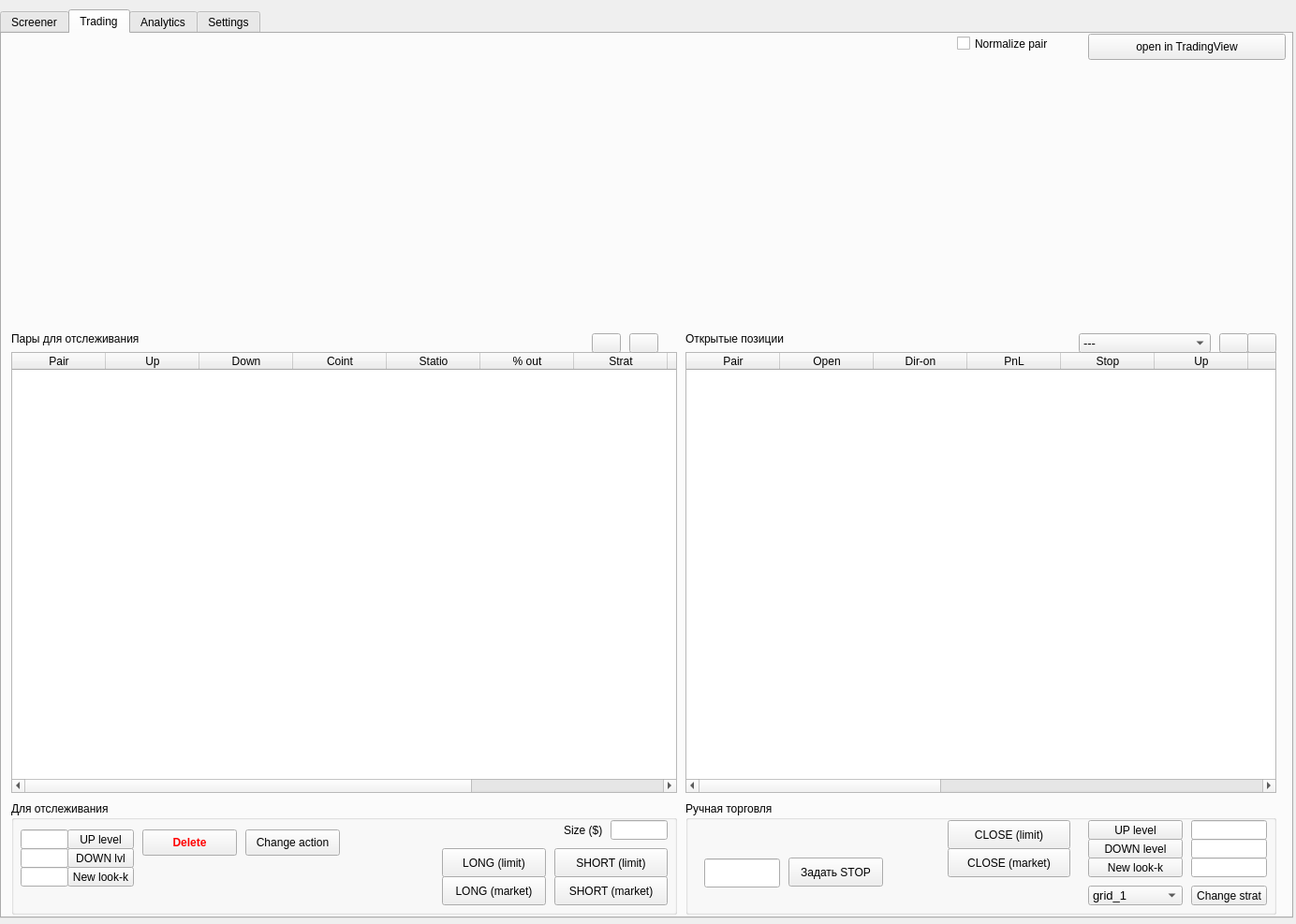
<?xml version="1.0" encoding="UTF-8"?>
<ui version="4.0">
 <class>PairsTradingTerminal</class>
 <widget class="QMainWindow" name="PairsTradingTerminal">
  <property name="geometry">
   <rect>
    <x>0</x>
    <y>0</y>
    <width>1384</width>
    <height>987</height>
   </rect>
  </property>
  <property name="windowTitle">
   <string>Pairs Trading Terminal</string>
  </property>
  <property name="windowIcon">
   <iconset>
    <normaloff>../../../Downloads/icons8-cryptocurrency-48.png</normaloff>../../../Downloads/icons8-cryptocurrency-48.png</iconset>
  </property>
  <widget class="QWidget" name="centralwidget">
   <widget class="QTabWidget" name="tabWidget">
    <property name="geometry">
     <rect>
      <x>0</x>
      <y>10</y>
      <width>1381</width>
      <height>971</height>
     </rect>
    </property>
    <property name="layoutDirection">
     <enum>Qt::LeftToRight</enum>
    </property>
    <property name="tabPosition">
     <enum>QTabWidget::North</enum>
    </property>
    <property name="tabShape">
     <enum>QTabWidget::Rounded</enum>
    </property>
    <property name="currentIndex">
     <number>1</number>
    </property>
    <property name="elideMode">
     <enum>Qt::ElideNone</enum>
    </property>
    <property name="tabsClosable">
     <bool>false</bool>
    </property>
    <property name="movable">
     <bool>false</bool>
    </property>
    <property name="tabBarAutoHide">
     <bool>false</bool>
    </property>
    <widget class="QWidget" name="screen">
     <property name="contextMenuPolicy">
      <enum>Qt::PreventContextMenu</enum>
     </property>
     <attribute name="title">
      <string>Screener</string>
     </attribute>
     <widget class="QLabel" name="label_2">
      <property name="geometry">
       <rect>
        <x>10</x>
        <y>0</y>
        <width>111</width>
        <height>31</height>
       </rect>
      </property>
      <property name="text">
       <string>Отобранные пары</string>
      </property>
     </widget>
     <widget class="QTableWidget" name="tableScreen">
      <property name="geometry">
       <rect>
        <x>10</x>
        <y>30</y>
        <width>361</width>
        <height>741</height>
       </rect>
      </property>
      <property name="minimumSize">
       <size>
        <width>0</width>
        <height>0</height>
       </size>
      </property>
      <column>
       <property name="text">
        <string>Pair</string>
       </property>
      </column>
      <column>
       <property name="text">
        <string>Cointegr</string>
       </property>
      </column>
      <column>
       <property name="text">
        <string>Stats</string>
       </property>
      </column>
      <column>
       <property name="text">
        <string>Exchange</string>
       </property>
      </column>
     </widget>
     <widget class="QLabel" name="textGraphPair">
      <property name="geometry">
       <rect>
        <x>380</x>
        <y>0</y>
        <width>331</width>
        <height>31</height>
       </rect>
      </property>
      <property name="text">
       <string/>
      </property>
     </widget>
     <widget class="PlotWidget" name="scrPlot_5m" native="true">
      <property name="geometry">
       <rect>
        <x>380</x>
        <y>30</y>
        <width>991</width>
        <height>341</height>
       </rect>
      </property>
     </widget>
     <widget class="QGroupBox" name="groupBox_2">
      <property name="geometry">
       <rect>
        <x>390</x>
        <y>780</y>
        <width>761</width>
        <height>131</height>
       </rect>
      </property>
      <property name="sizePolicy">
       <sizepolicy hsizetype="Expanding" vsizetype="Expanding">
        <horstretch>0</horstretch>
        <verstretch>0</verstretch>
       </sizepolicy>
      </property>
      <property name="title">
       <string>Задать стратегию</string>
      </property>
      <widget class="QComboBox" name="strategyList">
       <property name="geometry">
        <rect>
         <x>20</x>
         <y>30</y>
         <width>171</width>
         <height>31</height>
        </rect>
       </property>
       <property name="font">
        <font>
         <pointsize>10</pointsize>
        </font>
       </property>
       <item>
        <property name="text">
         <string>grid_1</string>
        </property>
       </item>
       <item>
        <property name="text">
         <string>pp_supertrend</string>
        </property>
       </item>
       <item>
        <property name="text">
         <string>bb3_atr</string>
        </property>
       </item>
       <item>
        <property name="text">
         <string>st_dev</string>
        </property>
       </item>
       <item>
        <property name="text">
         <string>bb2</string>
        </property>
       </item>
       <item>
        <property name="text">
         <string>manual</string>
        </property>
       </item>
       <item>
        <property name="text">
         <string>zscore</string>
        </property>
       </item>
      </widget>
      <widget class="QPushButton" name="setConfirm">
       <property name="geometry">
        <rect>
         <x>20</x>
         <y>80</y>
         <width>171</width>
         <height>31</height>
        </rect>
       </property>
       <property name="sizePolicy">
        <sizepolicy hsizetype="Expanding" vsizetype="Fixed">
         <horstretch>0</horstretch>
         <verstretch>0</verstretch>
        </sizepolicy>
       </property>
       <property name="palette">
        <palette>
         <active>
          <colorrole role="Button">
           <brush brushstyle="SolidPattern">
            <color alpha="255">
             <red>184</red>
             <green>184</green>
             <blue>184</blue>
            </color>
           </brush>
          </colorrole>
         </active>
         <inactive>
          <colorrole role="Button">
           <brush brushstyle="SolidPattern">
            <color alpha="255">
             <red>184</red>
             <green>184</green>
             <blue>184</blue>
            </color>
           </brush>
          </colorrole>
         </inactive>
         <disabled>
          <colorrole role="Button">
           <brush brushstyle="SolidPattern">
            <color alpha="255">
             <red>184</red>
             <green>184</green>
             <blue>184</blue>
            </color>
           </brush>
          </colorrole>
         </disabled>
        </palette>
       </property>
       <property name="font">
        <font>
         <pointsize>10</pointsize>
         <weight>75</weight>
         <bold>true</bold>
        </font>
       </property>
       <property name="text">
        <string>Set strategy</string>
       </property>
      </widget>
      <widget class="QLabel" name="textLevelUp">
       <property name="geometry">
        <rect>
         <x>570</x>
         <y>40</y>
         <width>81</width>
         <height>21</height>
        </rect>
       </property>
       <property name="font">
        <font>
         <pointsize>10</pointsize>
        </font>
       </property>
       <property name="text">
        <string>Level UP</string>
       </property>
      </widget>
      <widget class="QLabel" name="textLevelDown">
       <property name="geometry">
        <rect>
         <x>570</x>
         <y>80</y>
         <width>101</width>
         <height>21</height>
        </rect>
       </property>
       <property name="font">
        <font>
         <pointsize>10</pointsize>
        </font>
       </property>
       <property name="text">
        <string>Level DOWN</string>
       </property>
      </widget>
      <widget class="QLabel" name="textLookback">
       <property name="geometry">
        <rect>
         <x>390</x>
         <y>40</y>
         <width>81</width>
         <height>21</height>
        </rect>
       </property>
       <property name="font">
        <font>
         <pointsize>10</pointsize>
        </font>
       </property>
       <property name="text">
        <string>Lookback</string>
       </property>
      </widget>
      <widget class="QLabel" name="textStop">
       <property name="geometry">
        <rect>
         <x>390</x>
         <y>80</y>
         <width>51</width>
         <height>21</height>
        </rect>
       </property>
       <property name="font">
        <font>
         <pointsize>10</pointsize>
        </font>
       </property>
       <property name="text">
        <string>Stop</string>
       </property>
      </widget>
      <widget class="QLineEdit" name="setLvlUp">
       <property name="geometry">
        <rect>
         <x>670</x>
         <y>40</y>
         <width>81</width>
         <height>31</height>
        </rect>
       </property>
      </widget>
      <widget class="QLineEdit" name="setLvlDown">
       <property name="geometry">
        <rect>
         <x>670</x>
         <y>80</y>
         <width>81</width>
         <height>31</height>
        </rect>
       </property>
      </widget>
      <widget class="QLineEdit" name="setLookback">
       <property name="geometry">
        <rect>
         <x>480</x>
         <y>40</y>
         <width>81</width>
         <height>31</height>
        </rect>
       </property>
      </widget>
      <widget class="QLineEdit" name="setStopLoss">
       <property name="geometry">
        <rect>
         <x>480</x>
         <y>80</y>
         <width>81</width>
         <height>31</height>
        </rect>
       </property>
      </widget>
      <widget class="QRadioButton" name="radioButton">
       <property name="geometry">
        <rect>
         <x>210</x>
         <y>60</y>
         <width>121</width>
         <height>20</height>
        </rect>
       </property>
       <property name="text">
        <string>Просигналить</string>
       </property>
      </widget>
      <widget class="QRadioButton" name="radioButton_2">
       <property name="geometry">
        <rect>
         <x>210</x>
         <y>80</y>
         <width>95</width>
         <height>20</height>
        </rect>
       </property>
       <property name="text">
        <string>Торговать</string>
       </property>
      </widget>
      <widget class="QLabel" name="label_7">
       <property name="geometry">
        <rect>
         <x>200</x>
         <y>30</y>
         <width>151</width>
         <height>31</height>
        </rect>
       </property>
       <property name="text">
        <string>Дейстивие по событию</string>
       </property>
      </widget>
     </widget>
     <widget class="QPushButton" name="openInTV">
      <property name="geometry">
       <rect>
        <x>1152</x>
        <y>0</y>
        <width>211</width>
        <height>28</height>
       </rect>
      </property>
      <property name="text">
       <string>open in TradingView</string>
      </property>
     </widget>
     <widget class="QPushButton" name="updRowScrnButton">
      <property name="geometry">
       <rect>
        <x>340</x>
        <y>10</y>
        <width>31</width>
        <height>21</height>
       </rect>
      </property>
      <property name="text">
       <string/>
      </property>
      <property name="icon">
       <iconset>
        <normaloff>../../../Downloads/icons8-refresh-48.png</normaloff>../../../Downloads/icons8-refresh-48.png</iconset>
      </property>
     </widget>
     <widget class="PlotWidget" name="scrPlot_2" native="true">
      <property name="geometry">
       <rect>
        <x>380</x>
        <y>390</y>
        <width>991</width>
        <height>361</height>
       </rect>
      </property>
     </widget>
     <widget class="QGroupBox" name="groupBox_4">
      <property name="geometry">
       <rect>
        <x>10</x>
        <y>780</y>
        <width>141</width>
        <height>111</height>
       </rect>
      </property>
      <property name="title">
       <string>Show results</string>
      </property>
      <widget class="QRadioButton" name="radioScreen">
       <property name="geometry">
        <rect>
         <x>20</x>
         <y>20</y>
         <width>96</width>
         <height>16</height>
        </rect>
       </property>
       <property name="text">
        <string>Raw results</string>
       </property>
      </widget>
      <widget class="QRadioButton" name="radioScreen_2">
       <property name="geometry">
        <rect>
         <x>20</x>
         <y>40</y>
         <width>96</width>
         <height>20</height>
        </rect>
       </property>
       <property name="text">
        <string>Hard results</string>
       </property>
      </widget>
      <widget class="QRadioButton" name="radioScreen_3">
       <property name="geometry">
        <rect>
         <x>20</x>
         <y>60</y>
         <width>96</width>
         <height>20</height>
        </rect>
       </property>
       <property name="text">
        <string>Touch BB</string>
       </property>
      </widget>
      <widget class="QRadioButton" name="radioScreen_4">
       <property name="geometry">
        <rect>
         <x>20</x>
         <y>80</y>
         <width>96</width>
         <height>20</height>
        </rect>
       </property>
       <property name="text">
        <string>BB3_atr</string>
       </property>
      </widget>
     </widget>
     <widget class="QLabel" name="textCoin1">
      <property name="geometry">
       <rect>
        <x>160</x>
        <y>790</y>
        <width>211</width>
        <height>21</height>
       </rect>
      </property>
      <property name="text">
       <string/>
      </property>
     </widget>
     <widget class="QLabel" name="textCoin2">
      <property name="geometry">
       <rect>
        <x>160</x>
        <y>820</y>
        <width>211</width>
        <height>21</height>
       </rect>
      </property>
      <property name="text">
       <string/>
      </property>
     </widget>
     <widget class="QCheckBox" name="screenNormalize">
      <property name="geometry">
       <rect>
        <x>1000</x>
        <y>0</y>
        <width>131</width>
        <height>21</height>
       </rect>
      </property>
      <property name="text">
       <string>Normalize pair</string>
      </property>
     </widget>
    </widget>
    <widget class="QWidget" name="trade">
     <attribute name="title">
      <string>Trading</string>
     </attribute>
     <widget class="QLabel" name="label_3">
      <property name="geometry">
       <rect>
        <x>730</x>
        <y>310</y>
        <width>331</width>
        <height>31</height>
       </rect>
      </property>
      <property name="text">
       <string>Открытые позиции</string>
      </property>
     </widget>
     <widget class="QLabel" name="label_4">
      <property name="geometry">
       <rect>
        <x>10</x>
        <y>310</y>
        <width>331</width>
        <height>31</height>
       </rect>
      </property>
      <property name="text">
       <string>Пары для отслеживания</string>
      </property>
     </widget>
     <widget class="QGroupBox" name="groupBox">
      <property name="geometry">
       <rect>
        <x>730</x>
        <y>820</y>
        <width>631</width>
        <height>121</height>
       </rect>
      </property>
      <property name="sizePolicy">
       <sizepolicy hsizetype="Expanding" vsizetype="Preferred">
        <horstretch>0</horstretch>
        <verstretch>0</verstretch>
       </sizepolicy>
      </property>
      <property name="font">
       <font>
        <weight>50</weight>
        <bold>false</bold>
       </font>
      </property>
      <property name="title">
       <string>Ручная торговля</string>
      </property>
      <widget class="QPushButton" name="stopButton">
       <property name="geometry">
        <rect>
         <x>110</x>
         <y>60</y>
         <width>101</width>
         <height>31</height>
        </rect>
       </property>
       <property name="sizePolicy">
        <sizepolicy hsizetype="Expanding" vsizetype="Fixed">
         <horstretch>0</horstretch>
         <verstretch>0</verstretch>
        </sizepolicy>
       </property>
       <property name="text">
        <string>Задать STOP</string>
       </property>
      </widget>
      <widget class="QPushButton" name="ButtonCloseLim">
       <property name="geometry">
        <rect>
         <x>280</x>
         <y>20</y>
         <width>131</width>
         <height>31</height>
        </rect>
       </property>
       <property name="sizePolicy">
        <sizepolicy hsizetype="Expanding" vsizetype="Fixed">
         <horstretch>0</horstretch>
         <verstretch>0</verstretch>
        </sizepolicy>
       </property>
       <property name="text">
        <string>CLOSE (limit)</string>
       </property>
      </widget>
      <widget class="QLabel" name="textPairTrade">
       <property name="geometry">
        <rect>
         <x>20</x>
         <y>20</y>
         <width>221</width>
         <height>31</height>
        </rect>
       </property>
       <property name="font">
        <font>
         <pointsize>9</pointsize>
         <weight>75</weight>
         <bold>true</bold>
        </font>
       </property>
       <property name="text">
        <string/>
       </property>
      </widget>
      <widget class="QLineEdit" name="stopLoss">
       <property name="geometry">
        <rect>
         <x>20</x>
         <y>61</y>
         <width>81</width>
         <height>31</height>
        </rect>
       </property>
      </widget>
      <widget class="QLineEdit" name="upLevel">
       <property name="geometry">
        <rect>
         <x>540</x>
         <y>20</y>
         <width>81</width>
         <height>21</height>
        </rect>
       </property>
      </widget>
      <widget class="QPushButton" name="downButton">
       <property name="geometry">
        <rect>
         <x>430</x>
         <y>40</y>
         <width>101</width>
         <height>21</height>
        </rect>
       </property>
       <property name="sizePolicy">
        <sizepolicy hsizetype="Expanding" vsizetype="Fixed">
         <horstretch>0</horstretch>
         <verstretch>0</verstretch>
        </sizepolicy>
       </property>
       <property name="text">
        <string>DOWN level</string>
       </property>
      </widget>
      <widget class="QLineEdit" name="downLevel">
       <property name="geometry">
        <rect>
         <x>540</x>
         <y>40</y>
         <width>81</width>
         <height>21</height>
        </rect>
       </property>
      </widget>
      <widget class="QPushButton" name="upButton">
       <property name="geometry">
        <rect>
         <x>430</x>
         <y>20</y>
         <width>101</width>
         <height>21</height>
        </rect>
       </property>
       <property name="sizePolicy">
        <sizepolicy hsizetype="Expanding" vsizetype="Fixed">
         <horstretch>0</horstretch>
         <verstretch>0</verstretch>
        </sizepolicy>
       </property>
       <property name="text">
        <string>UP level</string>
       </property>
      </widget>
      <widget class="QPushButton" name="ButtonCloseMar">
       <property name="geometry">
        <rect>
         <x>280</x>
         <y>50</y>
         <width>131</width>
         <height>31</height>
        </rect>
       </property>
       <property name="sizePolicy">
        <sizepolicy hsizetype="Expanding" vsizetype="Fixed">
         <horstretch>0</horstretch>
         <verstretch>0</verstretch>
        </sizepolicy>
       </property>
       <property name="text">
        <string>CLOSE (market)</string>
       </property>
      </widget>
      <widget class="QLabel" name="textDrawdown">
       <property name="geometry">
        <rect>
         <x>20</x>
         <y>90</y>
         <width>241</width>
         <height>21</height>
        </rect>
       </property>
       <property name="font">
        <font>
         <weight>75</weight>
         <bold>true</bold>
        </font>
       </property>
       <property name="text">
        <string/>
       </property>
      </widget>
      <widget class="QPushButton" name="ChangeStratBtn">
       <property name="geometry">
        <rect>
         <x>540</x>
         <y>90</y>
         <width>81</width>
         <height>21</height>
        </rect>
       </property>
       <property name="text">
        <string>Change strat</string>
       </property>
      </widget>
      <widget class="QComboBox" name="strategyList_2">
       <property name="geometry">
        <rect>
         <x>430</x>
         <y>90</y>
         <width>101</width>
         <height>21</height>
        </rect>
       </property>
       <property name="font">
        <font>
         <pointsize>10</pointsize>
        </font>
       </property>
       <item>
        <property name="text">
         <string>grid_1</string>
        </property>
       </item>
       <item>
        <property name="text">
         <string>pp_supertrend</string>
        </property>
       </item>
       <item>
        <property name="text">
         <string>bb3_atr</string>
        </property>
       </item>
       <item>
        <property name="text">
         <string>st_dev</string>
        </property>
       </item>
       <item>
        <property name="text">
         <string>bb2</string>
        </property>
       </item>
       <item>
        <property name="text">
         <string>manual</string>
        </property>
       </item>
       <item>
        <property name="text">
         <string>zscore</string>
        </property>
       </item>
      </widget>
      <widget class="QLineEdit" name="newLookbacktxt_2">
       <property name="geometry">
        <rect>
         <x>540</x>
         <y>60</y>
         <width>81</width>
         <height>21</height>
        </rect>
       </property>
      </widget>
      <widget class="QPushButton" name="newLookbackBtn_2">
       <property name="geometry">
        <rect>
         <x>430</x>
         <y>60</y>
         <width>101</width>
         <height>21</height>
        </rect>
       </property>
       <property name="sizePolicy">
        <sizepolicy hsizetype="Expanding" vsizetype="Fixed">
         <horstretch>0</horstretch>
         <verstretch>0</verstretch>
        </sizepolicy>
       </property>
       <property name="text">
        <string>New look-k</string>
       </property>
      </widget>
     </widget>
     <widget class="QTableWidget" name="tradingOpenPos">
      <property name="geometry">
       <rect>
        <x>730</x>
        <y>340</y>
        <width>631</width>
        <height>471</height>
       </rect>
      </property>
      <property name="maximumSize">
       <size>
        <width>16777215</width>
        <height>16777215</height>
       </size>
      </property>
      <property name="sizeAdjustPolicy">
       <enum>QAbstractScrollArea::AdjustIgnored</enum>
      </property>
      <column>
       <property name="text">
        <string>Pair</string>
       </property>
      </column>
      <column>
       <property name="text">
        <string>Open</string>
       </property>
      </column>
      <column>
       <property name="text">
        <string>Dir-on</string>
       </property>
      </column>
      <column>
       <property name="text">
        <string>PnL</string>
       </property>
      </column>
      <column>
       <property name="text">
        <string>Stop</string>
       </property>
      </column>
      <column>
       <property name="text">
        <string>Up</string>
       </property>
      </column>
      <column>
       <property name="text">
        <string>Down</string>
       </property>
      </column>
      <column>
       <property name="text">
        <string>Strategy</string>
       </property>
      </column>
      <column>
       <property name="text">
        <string>Lookback</string>
       </property>
      </column>
      <column>
       <property name="text">
        <string>ID_1</string>
       </property>
      </column>
      <column>
       <property name="text">
        <string>ID_2</string>
       </property>
      </column>
      <column>
       <property name="text">
        <string>size_1</string>
       </property>
      </column>
      <column>
       <property name="text">
        <string>size_2</string>
       </property>
      </column>
      <column>
       <property name="text">
        <string>Exchange</string>
       </property>
      </column>
     </widget>
     <widget class="QLabel" name="textGraphPair_2">
      <property name="geometry">
       <rect>
        <x>70</x>
        <y>10</y>
        <width>331</width>
        <height>21</height>
       </rect>
      </property>
      <property name="font">
       <font>
        <weight>75</weight>
        <bold>true</bold>
       </font>
      </property>
      <property name="text">
       <string/>
      </property>
     </widget>
     <widget class="QTableWidget" name="tradingForCheck">
      <property name="geometry">
       <rect>
        <x>10</x>
        <y>340</y>
        <width>711</width>
        <height>471</height>
       </rect>
      </property>
      <column>
       <property name="text">
        <string>Pair</string>
       </property>
      </column>
      <column>
       <property name="text">
        <string>Up</string>
       </property>
      </column>
      <column>
       <property name="text">
        <string>Down</string>
       </property>
      </column>
      <column>
       <property name="text">
        <string>Coint</string>
       </property>
      </column>
      <column>
       <property name="text">
        <string>Statio</string>
       </property>
      </column>
      <column>
       <property name="text">
        <string>% out</string>
       </property>
      </column>
      <column>
       <property name="text">
        <string>Strat</string>
       </property>
      </column>
      <column>
       <property name="text">
        <string>Exchange</string>
       </property>
      </column>
      <column>
       <property name="text">
        <string>lookb-k</string>
       </property>
      </column>
      <column>
       <property name="text">
        <string>Action</string>
       </property>
      </column>
     </widget>
     <widget class="PlotWidget" name="plotWidget" native="true">
      <property name="geometry">
       <rect>
        <x>10</x>
        <y>30</y>
        <width>1361</width>
        <height>281</height>
       </rect>
      </property>
     </widget>
     <widget class="QPushButton" name="openInTVtrading">
      <property name="geometry">
       <rect>
        <x>1160</x>
        <y>0</y>
        <width>211</width>
        <height>28</height>
       </rect>
      </property>
      <property name="text">
       <string>open in TradingView</string>
      </property>
     </widget>
     <widget class="QPushButton" name="updateOpenButton">
      <property name="geometry">
       <rect>
        <x>1330</x>
        <y>320</y>
        <width>31</width>
        <height>21</height>
       </rect>
      </property>
      <property name="text">
       <string/>
      </property>
      <property name="icon">
       <iconset>
        <normaloff>../../../Downloads/icons8-refresh-48.png</normaloff>../../../Downloads/icons8-refresh-48.png</iconset>
      </property>
     </widget>
     <widget class="QPushButton" name="updateCheckButton">
      <property name="geometry">
       <rect>
        <x>670</x>
        <y>320</y>
        <width>31</width>
        <height>21</height>
       </rect>
      </property>
      <property name="whatsThis">
       <string/>
      </property>
      <property name="text">
       <string extracomment="sdfsdfsdfsf"/>
      </property>
      <property name="icon">
       <iconset>
        <normaloff>../../../Downloads/icons8-refresh-48.png</normaloff>../../../Downloads/icons8-refresh-48.png</iconset>
      </property>
     </widget>
     <widget class="QGroupBox" name="groupBox_3">
      <property name="geometry">
       <rect>
        <x>10</x>
        <y>820</y>
        <width>711</width>
        <height>121</height>
       </rect>
      </property>
      <property name="title">
       <string>Для отслеживания</string>
      </property>
      <property name="flat">
       <bool>false</bool>
      </property>
      <widget class="QPushButton" name="upButtonCheck">
       <property name="geometry">
        <rect>
         <x>60</x>
         <y>30</y>
         <width>71</width>
         <height>21</height>
        </rect>
       </property>
       <property name="sizePolicy">
        <sizepolicy hsizetype="Expanding" vsizetype="Fixed">
         <horstretch>0</horstretch>
         <verstretch>0</verstretch>
        </sizepolicy>
       </property>
       <property name="text">
        <string>UP level</string>
       </property>
      </widget>
      <widget class="QLineEdit" name="upLvlCheck">
       <property name="geometry">
        <rect>
         <x>10</x>
         <y>30</y>
         <width>51</width>
         <height>21</height>
        </rect>
       </property>
      </widget>
      <widget class="QLineEdit" name="downLvlCheck">
       <property name="geometry">
        <rect>
         <x>10</x>
         <y>50</y>
         <width>51</width>
         <height>21</height>
        </rect>
       </property>
      </widget>
      <widget class="QPushButton" name="downButtonCheck">
       <property name="geometry">
        <rect>
         <x>60</x>
         <y>50</y>
         <width>71</width>
         <height>21</height>
        </rect>
       </property>
       <property name="sizePolicy">
        <sizepolicy hsizetype="Expanding" vsizetype="Fixed">
         <horstretch>0</horstretch>
         <verstretch>0</verstretch>
        </sizepolicy>
       </property>
       <property name="text">
        <string>DOWN lvl</string>
       </property>
      </widget>
      <widget class="QPushButton" name="deletePairButton">
       <property name="geometry">
        <rect>
         <x>140</x>
         <y>30</y>
         <width>101</width>
         <height>28</height>
        </rect>
       </property>
       <property name="font">
        <font>
         <weight>75</weight>
         <bold>true</bold>
        </font>
       </property>
       <property name="autoFillBackground">
        <bool>true</bool>
       </property>
       <property name="styleSheet">
        <string notr="true">color: rgb(255, 0, 0);</string>
       </property>
       <property name="text">
        <string>Delete</string>
       </property>
       <property name="icon">
        <iconset>
         <normaloff>../../../Downloads/icons8-удалить-48.png</normaloff>../../../Downloads/icons8-удалить-48.png</iconset>
       </property>
      </widget>
      <widget class="QLineEdit" name="posSize">
       <property name="geometry">
        <rect>
         <x>640</x>
         <y>20</y>
         <width>61</width>
         <height>21</height>
        </rect>
       </property>
      </widget>
      <widget class="QLabel" name="label_5">
       <property name="geometry">
        <rect>
         <x>590</x>
         <y>20</y>
         <width>51</width>
         <height>21</height>
        </rect>
       </property>
       <property name="sizePolicy">
        <sizepolicy hsizetype="Expanding" vsizetype="Preferred">
         <horstretch>0</horstretch>
         <verstretch>0</verstretch>
        </sizepolicy>
       </property>
       <property name="text">
        <string>Size ($)</string>
       </property>
      </widget>
      <widget class="QPushButton" name="ButtonLongLim">
       <property name="geometry">
        <rect>
         <x>460</x>
         <y>50</y>
         <width>111</width>
         <height>31</height>
        </rect>
       </property>
       <property name="sizePolicy">
        <sizepolicy hsizetype="Expanding" vsizetype="Fixed">
         <horstretch>0</horstretch>
         <verstretch>0</verstretch>
        </sizepolicy>
       </property>
       <property name="text">
        <string>LONG (limit)</string>
       </property>
       <property name="icon">
        <iconset>
         <normaloff>../../../Downloads/icons8-up-green.png</normaloff>../../../Downloads/icons8-up-green.png</iconset>
       </property>
      </widget>
      <widget class="QPushButton" name="ButtonShortLim">
       <property name="geometry">
        <rect>
         <x>580</x>
         <y>50</y>
         <width>121</width>
         <height>31</height>
        </rect>
       </property>
       <property name="sizePolicy">
        <sizepolicy hsizetype="Expanding" vsizetype="Fixed">
         <horstretch>0</horstretch>
         <verstretch>0</verstretch>
        </sizepolicy>
       </property>
       <property name="text">
        <string>SHORT (limit)</string>
       </property>
       <property name="icon">
        <iconset>
         <normaloff>../../../Downloads/icons8-down-red-16.png</normaloff>../../../Downloads/icons8-down-red-16.png</iconset>
       </property>
      </widget>
      <widget class="QPushButton" name="ButtonShortMar">
       <property name="geometry">
        <rect>
         <x>580</x>
         <y>80</y>
         <width>121</width>
         <height>31</height>
        </rect>
       </property>
       <property name="sizePolicy">
        <sizepolicy hsizetype="Expanding" vsizetype="Fixed">
         <horstretch>0</horstretch>
         <verstretch>0</verstretch>
        </sizepolicy>
       </property>
       <property name="text">
        <string>SHORT (market)</string>
       </property>
       <property name="icon">
        <iconset>
         <normaloff>../../../Downloads/icons8-down-red-16.png</normaloff>../../../Downloads/icons8-down-red-16.png</iconset>
       </property>
      </widget>
      <widget class="QPushButton" name="ButtonLongMar">
       <property name="geometry">
        <rect>
         <x>460</x>
         <y>80</y>
         <width>111</width>
         <height>31</height>
        </rect>
       </property>
       <property name="sizePolicy">
        <sizepolicy hsizetype="Expanding" vsizetype="Fixed">
         <horstretch>0</horstretch>
         <verstretch>0</verstretch>
        </sizepolicy>
       </property>
       <property name="text">
        <string>LONG (market)</string>
       </property>
       <property name="icon">
        <iconset>
         <normaloff>../../../Downloads/icons8-up-green.png</normaloff>../../../Downloads/icons8-up-green.png</iconset>
       </property>
      </widget>
      <widget class="QPushButton" name="ChangeActionBtn">
       <property name="geometry">
        <rect>
         <x>250</x>
         <y>30</y>
         <width>101</width>
         <height>28</height>
        </rect>
       </property>
       <property name="text">
        <string>Change action</string>
       </property>
      </widget>
      <widget class="QLineEdit" name="newLookbacktxt">
       <property name="geometry">
        <rect>
         <x>10</x>
         <y>70</y>
         <width>51</width>
         <height>21</height>
        </rect>
       </property>
      </widget>
      <widget class="QPushButton" name="newLookbackBtn">
       <property name="geometry">
        <rect>
         <x>60</x>
         <y>70</y>
         <width>71</width>
         <height>21</height>
        </rect>
       </property>
       <property name="sizePolicy">
        <sizepolicy hsizetype="Expanding" vsizetype="Fixed">
         <horstretch>0</horstretch>
         <verstretch>0</verstretch>
        </sizepolicy>
       </property>
       <property name="text">
        <string>New look-k</string>
       </property>
      </widget>
     </widget>
     <widget class="QPushButton" name="newStatsButton">
      <property name="geometry">
       <rect>
        <x>630</x>
        <y>320</y>
        <width>31</width>
        <height>21</height>
       </rect>
      </property>
      <property name="text">
       <string/>
      </property>
      <property name="icon">
       <iconset>
        <normaloff>../../../Downloads/icons8-update-16.png</normaloff>../../../Downloads/icons8-update-16.png</iconset>
      </property>
     </widget>
     <widget class="QPushButton" name="sortName">
      <property name="geometry">
       <rect>
        <x>1300</x>
        <y>320</y>
        <width>31</width>
        <height>21</height>
       </rect>
      </property>
      <property name="text">
       <string/>
      </property>
      <property name="icon">
       <iconset>
        <normaloff>../../../Downloads/icons8-нумерованный-список-48.png</normaloff>../../../Downloads/icons8-нумерованный-список-48.png</iconset>
      </property>
     </widget>
     <widget class="QCheckBox" name="tradeNormalize">
      <property name="geometry">
       <rect>
        <x>1020</x>
        <y>0</y>
        <width>131</width>
        <height>21</height>
       </rect>
      </property>
      <property name="text">
       <string>Normalize pair</string>
      </property>
     </widget>
     <widget class="QComboBox" name="strategyList_4open">
      <property name="geometry">
       <rect>
        <x>1150</x>
        <y>320</y>
        <width>141</width>
        <height>21</height>
       </rect>
      </property>
      <property name="font">
       <font>
        <pointsize>10</pointsize>
       </font>
      </property>
      <item>
       <property name="text">
        <string>---</string>
       </property>
      </item>
      <item>
       <property name="text">
        <string>grid_1</string>
       </property>
      </item>
      <item>
       <property name="text">
        <string>pp_supertrend</string>
       </property>
      </item>
      <item>
       <property name="text">
        <string>bb3_atr</string>
       </property>
      </item>
      <item>
       <property name="text">
        <string>st_dev</string>
       </property>
      </item>
      <item>
       <property name="text">
        <string>bb2</string>
       </property>
      </item>
      <item>
       <property name="text">
        <string>manual</string>
       </property>
      </item>
      <item>
       <property name="text">
        <string>zscore</string>
       </property>
      </item>
     </widget>
     <zorder>groupBox</zorder>
     <zorder>label_3</zorder>
     <zorder>label_4</zorder>
     <zorder>tradingOpenPos</zorder>
     <zorder>textGraphPair_2</zorder>
     <zorder>tradingForCheck</zorder>
     <zorder>plotWidget</zorder>
     <zorder>openInTVtrading</zorder>
     <zorder>updateOpenButton</zorder>
     <zorder>updateCheckButton</zorder>
     <zorder>groupBox_3</zorder>
     <zorder>newStatsButton</zorder>
     <zorder>sortName</zorder>
     <zorder>tradeNormalize</zorder>
     <zorder>strategyList_4open</zorder>
    </widget>
    <widget class="QWidget" name="analyze">
     <attribute name="title">
      <string>Analytics</string>
     </attribute>
     <widget class="QTableWidget" name="tableResults">
      <property name="geometry">
       <rect>
        <x>10</x>
        <y>60</y>
        <width>381</width>
        <height>741</height>
       </rect>
      </property>
      <column>
       <property name="text">
        <string>Pair</string>
       </property>
      </column>
      <column>
       <property name="text">
        <string>PnL(%)</string>
       </property>
      </column>
      <column>
       <property name="text">
        <string>Plan(%)</string>
       </property>
      </column>
      <column>
       <property name="text">
        <string>Profit</string>
       </property>
      </column>
      <column>
       <property name="text">
        <string>Open(date)</string>
       </property>
      </column>
      <column>
       <property name="text">
        <string>Close(date)</string>
       </property>
      </column>
      <column>
       <property name="text">
        <string>Open</string>
       </property>
      </column>
      <column>
       <property name="text">
        <string>Close</string>
       </property>
      </column>
      <column>
       <property name="text">
        <string>Lookback</string>
       </property>
      </column>
      <column>
       <property name="text">
        <string>Strategy</string>
       </property>
      </column>
     </widget>
     <widget class="QDateEdit" name="dateFrom">
      <property name="geometry">
       <rect>
        <x>120</x>
        <y>10</y>
        <width>91</width>
        <height>22</height>
       </rect>
      </property>
     </widget>
     <widget class="QDateEdit" name="dateTo">
      <property name="geometry">
       <rect>
        <x>240</x>
        <y>10</y>
        <width>91</width>
        <height>22</height>
       </rect>
      </property>
     </widget>
     <widget class="QLabel" name="label_6">
      <property name="geometry">
       <rect>
        <x>10</x>
        <y>10</y>
        <width>111</width>
        <height>21</height>
       </rect>
      </property>
      <property name="text">
       <string>Показать сделки с </string>
      </property>
     </widget>
     <widget class="QLabel" name="label_8">
      <property name="geometry">
       <rect>
        <x>220</x>
        <y>10</y>
        <width>21</width>
        <height>21</height>
       </rect>
      </property>
      <property name="text">
       <string>по</string>
      </property>
     </widget>
     <widget class="QPushButton" name="UpdateBtn">
      <property name="geometry">
       <rect>
        <x>330</x>
        <y>10</y>
        <width>61</width>
        <height>41</height>
       </rect>
      </property>
      <property name="sizePolicy">
       <sizepolicy hsizetype="Expanding" vsizetype="Fixed">
        <horstretch>0</horstretch>
        <verstretch>0</verstretch>
       </sizepolicy>
      </property>
      <property name="font">
       <font>
        <weight>75</weight>
        <bold>true</bold>
       </font>
      </property>
      <property name="text">
       <string>Update</string>
      </property>
     </widget>
     <widget class="QLabel" name="total_txt">
      <property name="geometry">
       <rect>
        <x>160</x>
        <y>810</y>
        <width>231</width>
        <height>21</height>
       </rect>
      </property>
      <property name="font">
       <font>
        <weight>75</weight>
        <bold>true</bold>
       </font>
      </property>
      <property name="layoutDirection">
       <enum>Qt::RightToLeft</enum>
      </property>
      <property name="text">
       <string>Total PnL:</string>
      </property>
      <property name="alignment">
       <set>Qt::AlignRight|Qt::AlignTrailing|Qt::AlignVCenter</set>
      </property>
     </widget>
     <widget class="PlotWidget" name="resPlotPair" native="true">
      <property name="geometry">
       <rect>
        <x>400</x>
        <y>40</y>
        <width>961</width>
        <height>341</height>
       </rect>
      </property>
     </widget>
     <widget class="PlotWidget" name="resPlotSingle" native="true">
      <property name="geometry">
       <rect>
        <x>400</x>
        <y>390</y>
        <width>961</width>
        <height>361</height>
       </rect>
      </property>
     </widget>
     <widget class="QLabel" name="textResPair">
      <property name="geometry">
       <rect>
        <x>400</x>
        <y>10</y>
        <width>331</width>
        <height>31</height>
       </rect>
      </property>
      <property name="text">
       <string/>
      </property>
     </widget>
     <widget class="QPushButton" name="openInTVresult">
      <property name="geometry">
       <rect>
        <x>1150</x>
        <y>10</y>
        <width>211</width>
        <height>28</height>
       </rect>
      </property>
      <property name="text">
       <string>open in TradingView</string>
      </property>
     </widget>
     <widget class="QLabel" name="negative_txt">
      <property name="geometry">
       <rect>
        <x>160</x>
        <y>850</y>
        <width>231</width>
        <height>21</height>
       </rect>
      </property>
      <property name="font">
       <font>
        <weight>50</weight>
        <bold>false</bold>
       </font>
      </property>
      <property name="layoutDirection">
       <enum>Qt::RightToLeft</enum>
      </property>
      <property name="text">
       <string>Total PnL:</string>
      </property>
      <property name="alignment">
       <set>Qt::AlignRight|Qt::AlignTrailing|Qt::AlignVCenter</set>
      </property>
     </widget>
     <widget class="QLabel" name="positive_txt">
      <property name="geometry">
       <rect>
        <x>160</x>
        <y>870</y>
        <width>231</width>
        <height>21</height>
       </rect>
      </property>
      <property name="font">
       <font>
        <weight>50</weight>
        <bold>false</bold>
       </font>
      </property>
      <property name="layoutDirection">
       <enum>Qt::RightToLeft</enum>
      </property>
      <property name="text">
       <string>Total PnL:</string>
      </property>
      <property name="alignment">
       <set>Qt::AlignRight|Qt::AlignTrailing|Qt::AlignVCenter</set>
      </property>
     </widget>
     <widget class="QPushButton" name="UpdatePlanBtn">
      <property name="geometry">
       <rect>
        <x>10</x>
        <y>810</y>
        <width>141</width>
        <height>21</height>
       </rect>
      </property>
      <property name="sizePolicy">
       <sizepolicy hsizetype="Expanding" vsizetype="Fixed">
        <horstretch>0</horstretch>
        <verstretch>0</verstretch>
       </sizepolicy>
      </property>
      <property name="text">
       <string>Update plan PnL</string>
      </property>
     </widget>
     <widget class="QLabel" name="plan_txt">
      <property name="geometry">
       <rect>
        <x>160</x>
        <y>830</y>
        <width>231</width>
        <height>21</height>
       </rect>
      </property>
      <property name="font">
       <font>
        <weight>50</weight>
        <bold>false</bold>
       </font>
      </property>
      <property name="layoutDirection">
       <enum>Qt::RightToLeft</enum>
      </property>
      <property name="text">
       <string>Total PnL:</string>
      </property>
      <property name="alignment">
       <set>Qt::AlignRight|Qt::AlignTrailing|Qt::AlignVCenter</set>
      </property>
     </widget>
     <widget class="QComboBox" name="strategyList_3">
      <property name="geometry">
       <rect>
        <x>10</x>
        <y>30</y>
        <width>91</width>
        <height>21</height>
       </rect>
      </property>
      <property name="font">
       <font>
        <pointsize>10</pointsize>
       </font>
      </property>
      <item>
       <property name="text">
        <string>---</string>
       </property>
      </item>
      <item>
       <property name="text">
        <string>grid_1</string>
       </property>
      </item>
      <item>
       <property name="text">
        <string>pp_supertrend</string>
       </property>
      </item>
      <item>
       <property name="text">
        <string>bb3_atr</string>
       </property>
      </item>
      <item>
       <property name="text">
        <string>st_dev</string>
       </property>
      </item>
      <item>
       <property name="text">
        <string>bb2</string>
       </property>
      </item>
      <item>
       <property name="text">
        <string>manual</string>
       </property>
      </item>
      <item>
       <property name="text">
        <string>zscore</string>
       </property>
      </item>
     </widget>
    </widget>
    <widget class="QWidget" name="set">
     <attribute name="title">
      <string>Settings</string>
     </attribute>
    </widget>
   </widget>
  </widget>
  <action name="action1">
   <property name="text">
    <string>1</string>
   </property>
  </action>
  <action name="action2">
   <property name="text">
    <string>2</string>
   </property>
  </action>
 </widget>
 <customwidgets>
  <customwidget>
   <class>PlotWidget</class>
   <extends>QWidget</extends>
   <header>pyqtgraph</header>
   <container>1</container>
  </customwidget>
 </customwidgets>
 <resources/>
 <connections/>
</ui>
